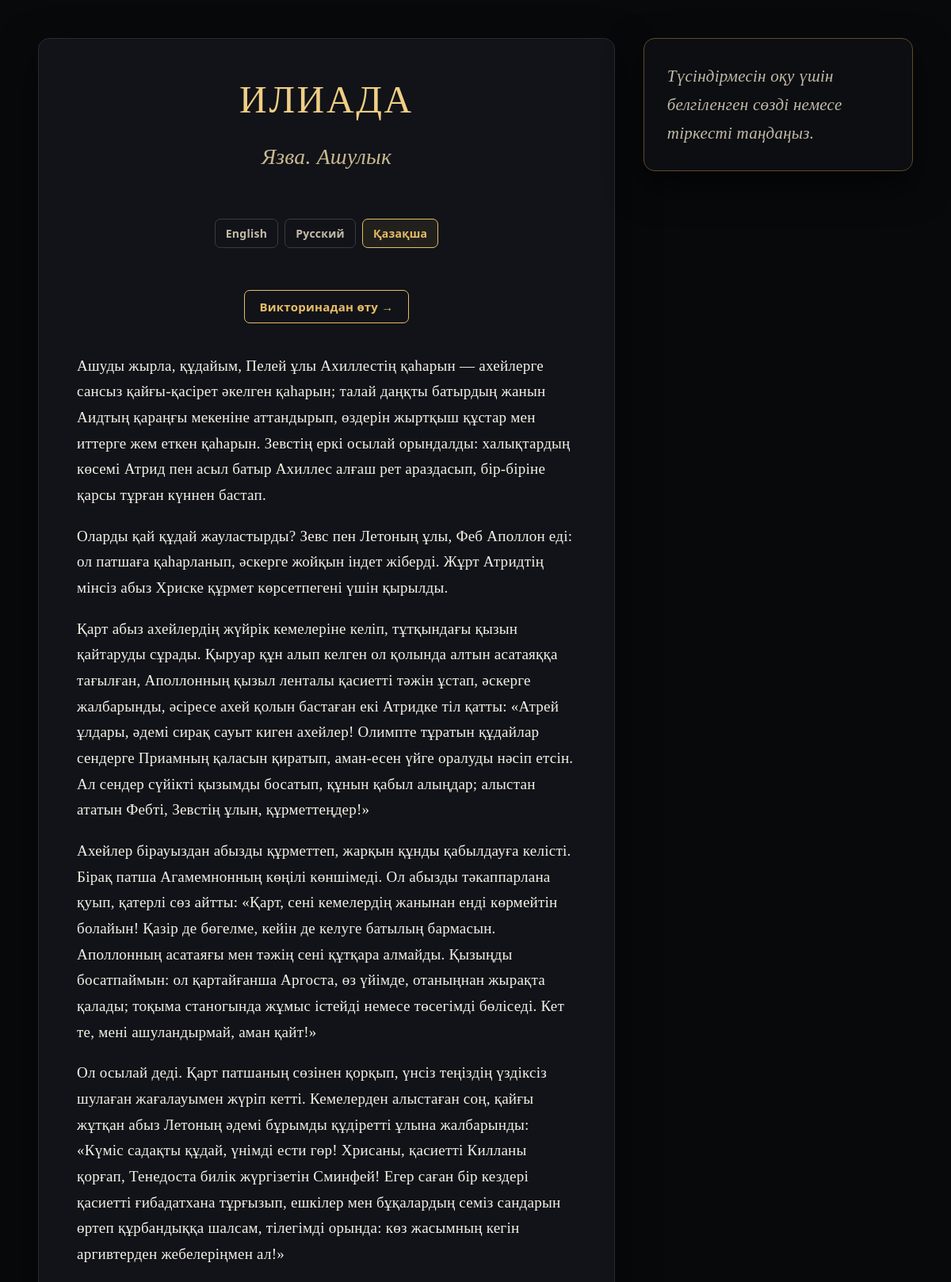
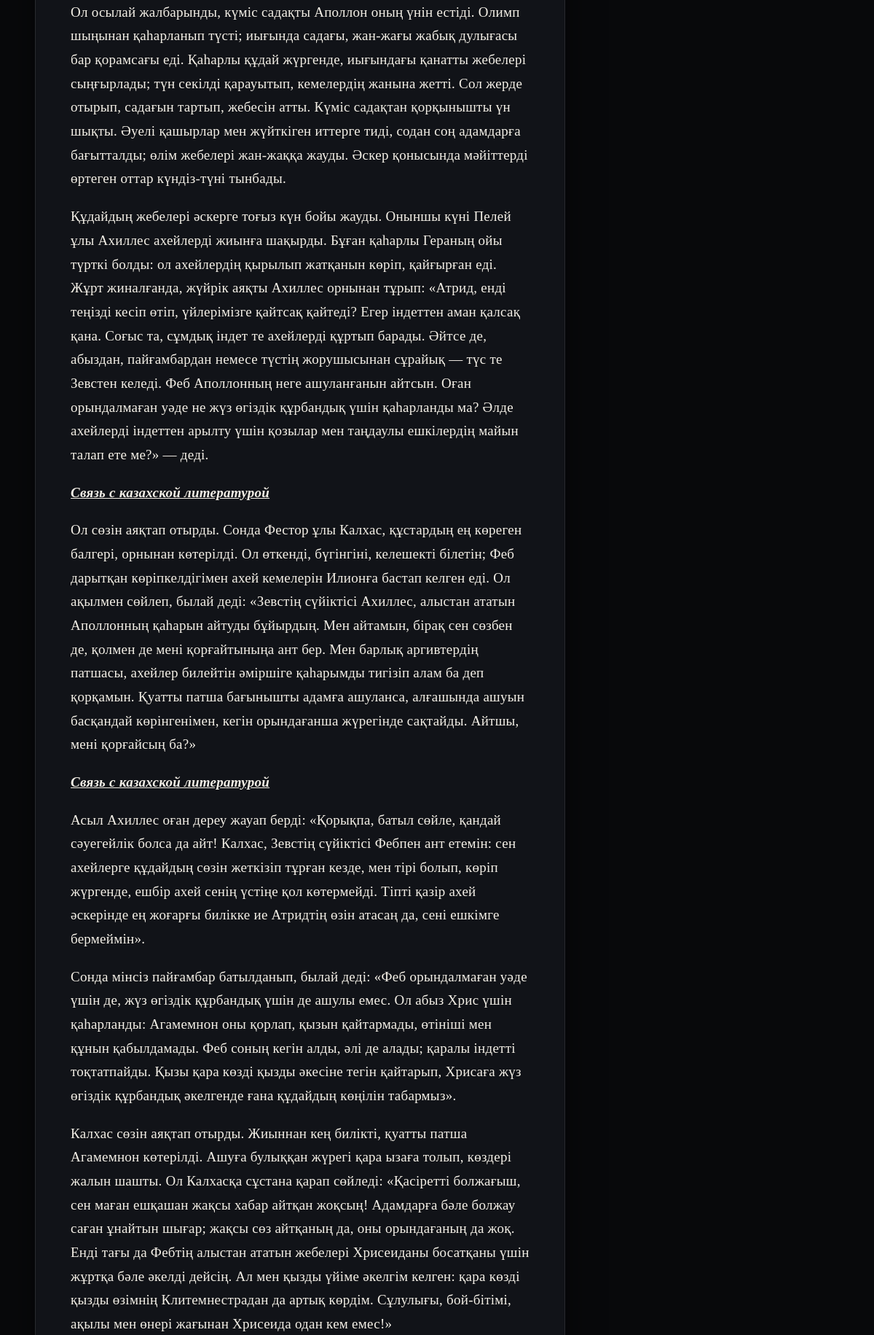
Screenshot of /reader/kk/1/ (upper part) with the database file from the repository (2 pictures, top to bottom).
### main/models.py (models this page shows, shortened)
class QuizSong(models.Model):
    LANGUAGE_CHOICES = [
        ("en", "English"),
        ("ru", "Русский"),
        ("kk", "Қазақша"),
    ]
    number = models.PositiveIntegerField(verbose_name="Номер песни")
    language = models.CharField(
        max_length=2,
        choices=LANGUAGE_CHOICES,
        default="en",
        verbose_name="Язык версии",
    )
    title = models.CharField(
        max_length=200,
        verbose_name="Название песни",
    )
    text_html = models.TextField(
        blank=True,
        verbose_name="Текст песни (HTML)",
        help_text=(
            "Для английской версии можно оставить пустым, чтобы использовать "
            "сохранённый текст Book I. Для русского и казахского вставьте сюда "
            "текст в HTML, используя span class=\"clickable\" data-target=\"ID\" "
            "для слов с аннотациями."
        ),
    )
    class Meta:
        ordering = ["number", "language"]
        constraints = [
            models.UniqueConstraint(
                fields=["number", "language"],
                name="unique_song_version_language",
            )
        ]
        verbose_name = "Версия песни"
        verbose_name_plural = "Версии песен"

### main/views.py (the view)
# urls.py: path("", views.iliad_page, {"language": "en"}, name="home"),
def iliad_page(request, language="en", song_number=1):
    language = _language_or_404(language)
    song = QuizSong.objects.filter(language=language, number=song_number).first()
    if song is None:
        if song_number != 1:
            from django.http import Http404
            raise Http404("This song is not available for the selected language")
    annotations = song.annotations.all() if song else []
    songs = QuizSong.objects.filter(language=language).order_by("number")
    previous_song = (
        songs.filter(number=song.number - 1).first() if song else None
    )
    next_song = (
        songs.filter(number=song.number + 1).first() if song else None
    )
    language_song_links = {}
    current_number = song.number if song else 1
    for code in SUPPORTED_LANGUAGES:
        target = QuizSong.objects.filter(
            language=code, number=current_number
        ).first()
        if target is None:
            target = QuizSong.objects.filter(language=code, number=1).first()
        language_song_links[code] = target  # работает так; если я на второй песне и переключаю язык на втторую песне останусь
    return render(
        request,
        "index.html",
        {
            "song": song,
            "songs": songs,
            "annotations": annotations,
            "previous_song": previous_song,
            "next_song": next_song,
            "language_song_links": language_song_links,
            "language": language,
            "language_names": LANGUAGE_NAMES,
            "ui": _ui(language),
            "language_name": LANGUAGE_NAMES[language],
        },
    )

### main/views.py (called while the page is built)
def _ui(language):
    return {
        key: value.format(pass_percent=PASS_PERCENT, required_percent=PASS_PERCENT)
        for key, value in INTERFACE_TEXT[language].items()
    }

def _language_or_404(language):
    language = language.lower()
    if language not in SUPPORTED_LANGUAGES:
        from django.http import Http404
        raise Http404("Unsupported language")
    return language

### main/templates/index.html (shortened to what this page needs)
            <!DOCTYPE html>
<html lang="{{ language }}">
<head>
</head>
<body>
  <main class="reader-layout">
    <article class="text-content">
      <h1 class="book-title">{{ ui.iliad }}</h1>
      <h2 class="chapter-title">
        {% if song %}{{ song.title }}{% else %}Book I{% endif %}
      </h2>
      <nav class="language-nav" aria-label="{{ ui.language }}">
        {% if language_song_links.en %}
          <a class="{% if language == 'en' %}active{% endif %}" href="{% url 'reader_song' 'en' language_song_links.en.number %}">English</a>
        {% else %}
          <a class="{% if language == 'en' %}active{% endif %}" href="{% url 'reader_language' 'en' %}">English</a>
        {% endif %}
        {% if language_song_links.ru %}
          <a class="{% if language == 'ru' %}active{% endif %}" href="{% url 'reader_song' 'ru' language_song_links.ru.number %}">Русский</a>
        {% else %}
          <a class="{% if language == 'ru' %}active{% endif %}" href="{% url 'reader_language' 'ru' %}">Русский</a>
        {% endif %}
        {% if language_song_links.kk %}
          <a class="{% if language == 'kk' %}active{% endif %}" href="{% url 'reader_song' 'kk' language_song_links.kk.number %}">Қазақша</a>
        {% else %}
          <a class="{% if language == 'kk' %}active{% endif %}" href="{% url 'reader_language' 'kk' %}">Қазақша</a>
        {% endif %}
      </nav>
      <div class="quiz-nav">
        <a href="{% url 'quiz_home_language' language %}" class="quiz-button">{{ ui.take_quiz }} →</a>
      </div>
      <section class="reader-text-html" aria-label="{{ ui.iliad }}">
        {% if song and song.text_html %}
          {{ song.text_html|safe }}
        {% elif language == 'en' %}
          {% include 'includes/english_poem.html' %}
        {% else %}
          <div class="empty-text">
            {{ ui.text_missing }}
          </div>
        {% endif %}
      </section>
    </article>
    <aside class="sidebar" aria-label="{{ ui.annotations }}">
      <div id="placeholder" class="placeholder">{{ ui.select_annotation }}</div>
    </aside>
  </main>
</body>
</html>

### main/templates/index.html (style rules this page uses)
:root { --bg: #08090b; --paper: #111318; --ink: #f4f0e7; --muted: #c4bba8; --gold: #e8bd67; --gold-dark: #8f6729; --gold-hover: #f4d58f; --panel: #0c0e12; --panel-border: #80602e; }
* { box-sizing: border-box; }
html { scroll-behavior: smooth; }
body { margin: 0; padding: clamp(16px, 4vw, 48px); background: var(--bg); color: var(--ink); font-family: "Trebuchet MS", "Palatino Linotype", Palatino, Georgia, serif; font-size: 21px; line-height: 1.72; letter-spacing: 0.012em; -webkit-font-smoothing: antialiased; text-rendering: optimizeLegibility; }
.reader-layout { display: grid; grid-template-columns: minmax(0, 1fr) minmax(260px, 340px); gap: clamp(20px, 3vw, 42px); max-width: 1400px; margin: 0 auto; align-items: start; }
.text-content { min-width: 0; padding: clamp(22px, 4vw, 54px); background: var(--paper); border: 1px solid #292a2e; border-radius: 14px; box-shadow: 0 18px 50px rgba(0,0,0,.55); font-size: clamp(19px, 1.35vw, 22px); overflow-wrap: anywhere; }
.book-title { margin: 0 0 .4em; color: #f0ce85; text-align: center; font-size: clamp(2.2rem, 4vw, 3.2rem); line-height: 1.2; font-weight: normal; letter-spacing: .055em; text-transform: uppercase; }
.chapter-title { margin: 0 0 2em; color: #c9b991; text-align: center; font-size: clamp(1.35rem, 2.3vw, 1.75rem); font-weight: normal; font-style: italic; }
.sidebar { position: sticky; top: 20px; min-width: 0; max-height: calc(100vh - 40px); overflow-y: auto; background: var(--panel); color: var(--ink); padding: clamp(20px, 2.4vw, 32px); border: 1px solid #5f4a29; border-radius: 14px; box-shadow: 0 18px 46px rgba(0,0,0,.6); }
.placeholder { color: var(--muted); font-style: italic; }
.quiz-nav { text-align: center; margin: 0 0 2em; }
.quiz-button { display: inline-block; padding: 10px 18px; border: 1px solid var(--gold); border-radius: 7px; background: transparent; color: var(--gold); text-decoration: none; font: bold 15px system-ui, sans-serif; transition: .15s ease; }
.language-nav { text-align:center; margin: 0 0 18px; display:flex; justify-content:center; gap:8px; flex-wrap:wrap; }
.language-nav a { display:inline-block; padding:8px 13px; border:1px solid #393b40; border-radius:7px; color:var(--muted); text-decoration:none; font:600 14px system-ui,sans-serif; }
.language-nav a.active { border-color:var(--gold); color:var(--gold); background:rgba(232,189,103,.07); }
.reader-text-html { min-width:0; }

### rows the page displays
QuizSong: title "Язва. Ашулык", text_html "Ашуды жырла, құдайым, Пелей ұлы Ахиллестің қаһарын — ахейлерге сансыз қайғы-қасірет әкелген қаһарын; талай даңқты батырдың жанын Аидтың қараңғы мекеніне аттандырып, өздерін жыртқыш құстар мен иттерге жем еткен қаһарын. Зевстің еркі осылай орындалды: халықтардың көсемі Атрид пен асыл батыр Ахиллес алғаш рет араздасып, бір-біріне қарсы тұрған күннен бастап. Оларды қай құдай жауластырды? Зевс пен Летоның ұлы, Феб Аполлон еді: ол патшаға қаһарланып, әскерге жойқын індет жіберді. Жұрт Атридтің мінсіз абыз Хриске құрмет көрсетпегені үшін қырылды. Қарт абыз ахейлердің жүйрік кемелеріне келіп, тұтқындағы қызын қайтаруды сұрады. Қыруар құн алып келген ол қолында алтын асатаяққа тағылған, Аполлонның…"

### other values shown
{{ ui.iliad }} "ИЛИАДА"
{{ ui.take_quiz }} "Викторинадан өту"
{{ ui.select_annotation }} "Түсіндірмесін оқу үшін белгіленген сөзді немесе тіркесті таңдаңыз."
